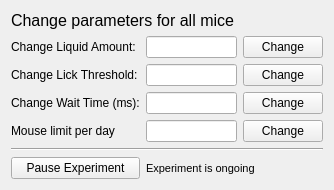
<?xml version="1.0" encoding="UTF-8"?>
<ui version="4.0">
 <class>expWin</class>
 <widget class="QWidget" name="expWin">
  <property name="geometry">
   <rect>
    <x>0</x>
    <y>0</y>
    <width>334</width>
    <height>149</height>
   </rect>
  </property>
  <property name="windowTitle">
   <string>Form</string>
  </property>
  <layout class="QGridLayout" name="gridLayout">
   <item row="0" column="0" colspan="2">
    <widget class="QLabel" name="label_blah">
     <property name="font">
      <font>
       <pointsize>12</pointsize>
      </font>
     </property>
     <property name="text">
      <string>Change parameters for all mice</string>
     </property>
    </widget>
   </item>
   <item row="1" column="0">
    <widget class="QLabel" name="label">
     <property name="text">
      <string>Change Liquid Amount:</string>
     </property>
    </widget>
   </item>
   <item row="1" column="1">
    <widget class="QLineEdit" name="liquidLineEdit"/>
   </item>
   <item row="1" column="2">
    <widget class="QPushButton" name="changeliquidButton">
     <property name="text">
      <string>Change</string>
     </property>
    </widget>
   </item>
   <item row="2" column="0">
    <widget class="QLabel" name="label_2">
     <property name="text">
      <string>Change Lick Threshold:</string>
     </property>
    </widget>
   </item>
   <item row="2" column="1">
    <widget class="QLineEdit" name="lickLineEdit"/>
   </item>
   <item row="2" column="2">
    <widget class="QPushButton" name="changelickButton">
     <property name="text">
      <string>Change</string>
     </property>
    </widget>
   </item>
   <item row="3" column="0">
    <widget class="QLabel" name="label_3">
     <property name="text">
      <string>Change Wait Time (ms):</string>
     </property>
    </widget>
   </item>
   <item row="3" column="1">
    <widget class="QLineEdit" name="waittimeLineEdit"/>
   </item>
   <item row="3" column="2">
    <widget class="QPushButton" name="changewaittimeButton">
     <property name="text">
      <string>Change</string>
     </property>
    </widget>
   </item>
   <item row="4" column="0">
    <widget class="QLabel" name="label_4">
     <property name="text">
      <string>Mouse limit per day</string>
     </property>
    </widget>
   </item>
   <item row="4" column="1">
    <widget class="QLineEdit" name="waittimeLineEdit_2"/>
   </item>
   <item row="4" column="2">
    <widget class="QPushButton" name="changewaittimeButton_2">
     <property name="text">
      <string>Change</string>
     </property>
    </widget>
   </item>
   <item row="5" column="0" colspan="3">
    <widget class="Line" name="line">
     <property name="orientation">
      <enum>Qt::Horizontal</enum>
     </property>
    </widget>
   </item>
   <item row="6" column="0">
    <widget class="QPushButton" name="pauseButton">
     <property name="text">
      <string>Pause Experiment</string>
     </property>
    </widget>
   </item>
   <item row="6" column="1" colspan="2">
    <widget class="QLabel" name="pauseLabel">
     <property name="font">
      <font>
       <pointsize>8</pointsize>
      </font>
     </property>
     <property name="text">
      <string>Experiment is ongoing</string>
     </property>
    </widget>
   </item>
  </layout>
 </widget>
 <resources/>
 <connections/>
</ui>
